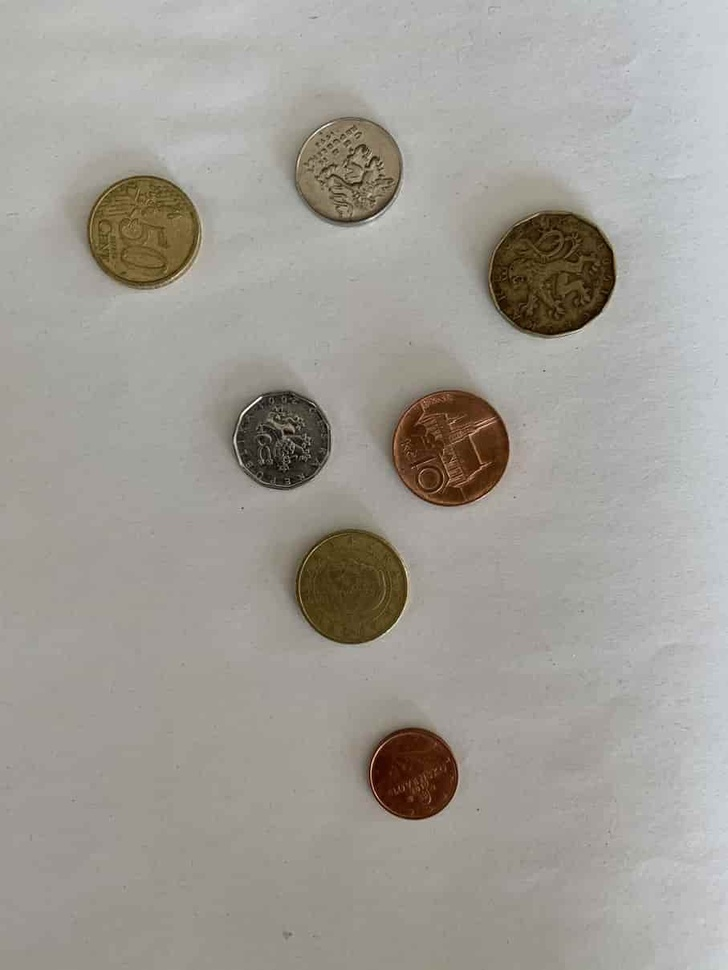
#> input picture opencv_book/pictures/coins2.jpg, 728 x 970 px, shrunk from 907 x 1209 before the run
$ python canny_edge_detector.py --image pictures/coins2.jpg
#> lines starting #> are read from the running program, lines starting #| are printed output that depends on the picture; after the words box and inside, x2 and y2 are one past the last pixel; in counts of white or black regions, pixels touching at a corner belong together
import numpy as np
import argparse
import cv2

ap = argparse.ArgumentParser()
ap.add_argument("-i", "--image", required=True, help="Path to the image")
args = vars(ap.parse_args())

image = cv2.imread(args["image"])
#> image is the input picture: shape (970, 728, 3); mean B, G, R 150.5, 157.3, 160.7
image = cv2.cvtColor(image, cv2.COLOR_BGR2GRAY)
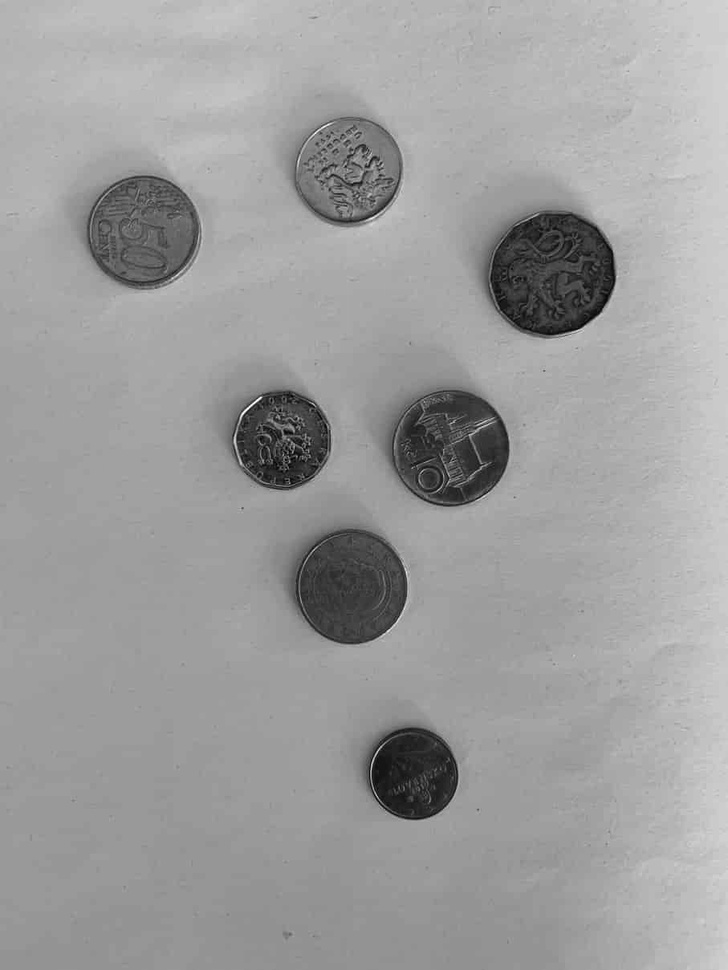
#> image: shape (970, 728); min 1, max 254, mean 157.5
image = cv2.GaussianBlur(image, (5, 5), 0)

# input image, threshold1 - value below this considered non-edges, threshold2 - value above this considered edges
canny = cv2.Canny(image, 30, 150)
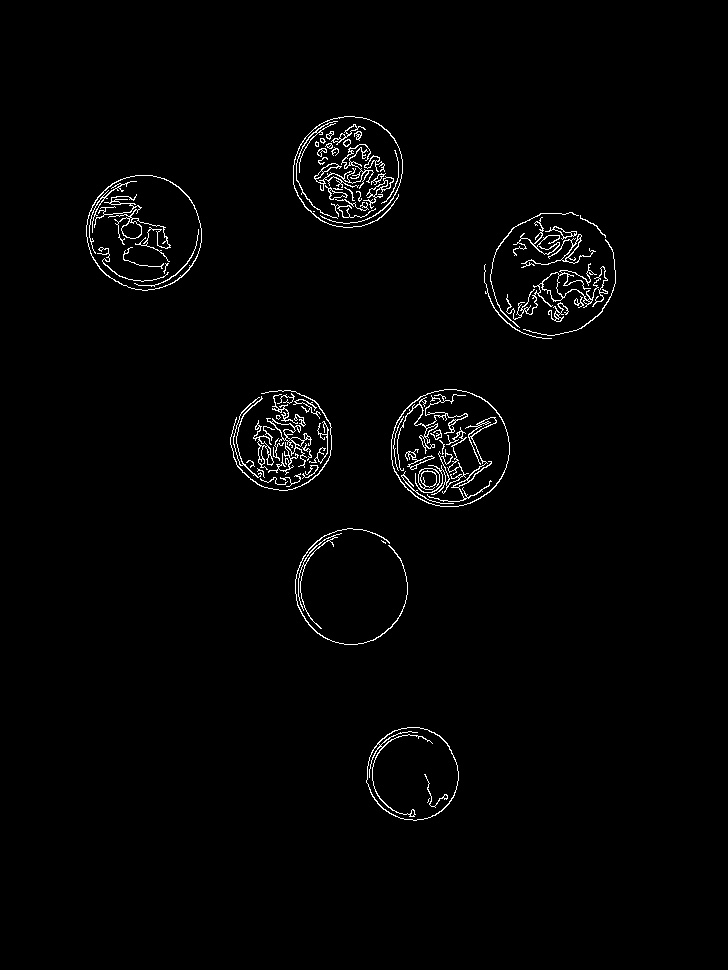
#> canny: shape (970, 728); 1.6% white in thin lines or dots, all inside (x1, y1, x2, y2) = (86, 116, 616, 821)

stack = np.hstack((image, canny))
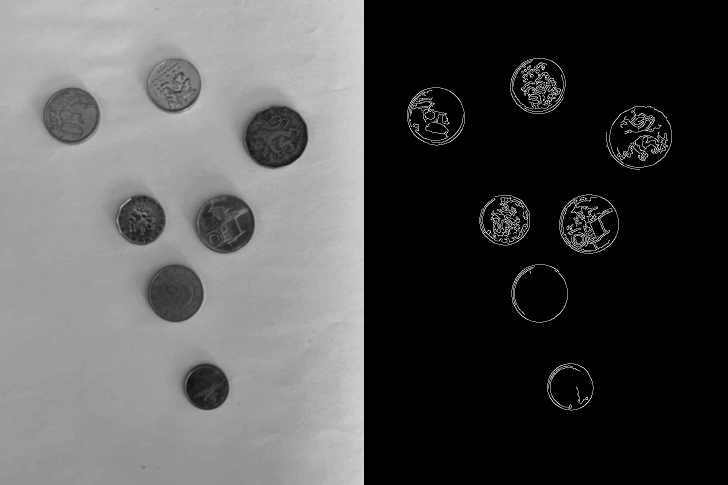
#> stack: shape (970, 1456) (shown at 1/2 size); min 0, max 255, mean 80.8
cv2.imshow("stack", stack)
cv2.imwrite("canny_edge_detection.jpg", stack)
cv2.waitKey(0)

$ run again, on opencv_book/pictures/input_counting_coins3.jpg
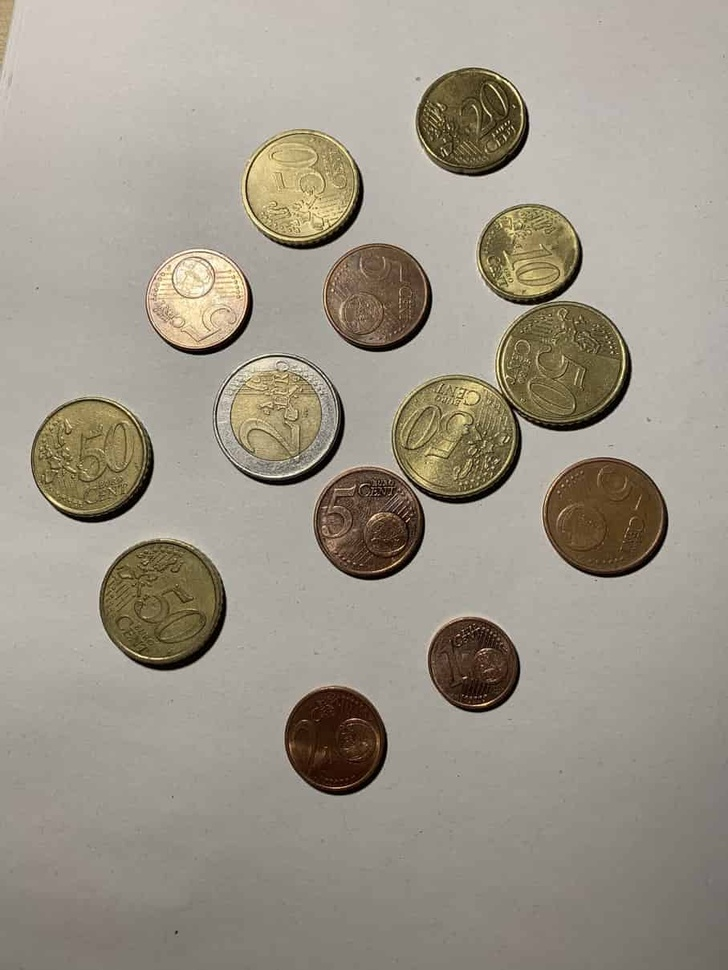
#> input picture opencv_book/pictures/input_counting_coins3.jpg, 728 x 970 px, shrunk from 907 x 1209 before the run
#> image is the input picture: shape (970, 728, 3); mean B, G, R 136.9, 150.2, 157.2
#> `canny = cv2.Canny(image, 30, 150)`:
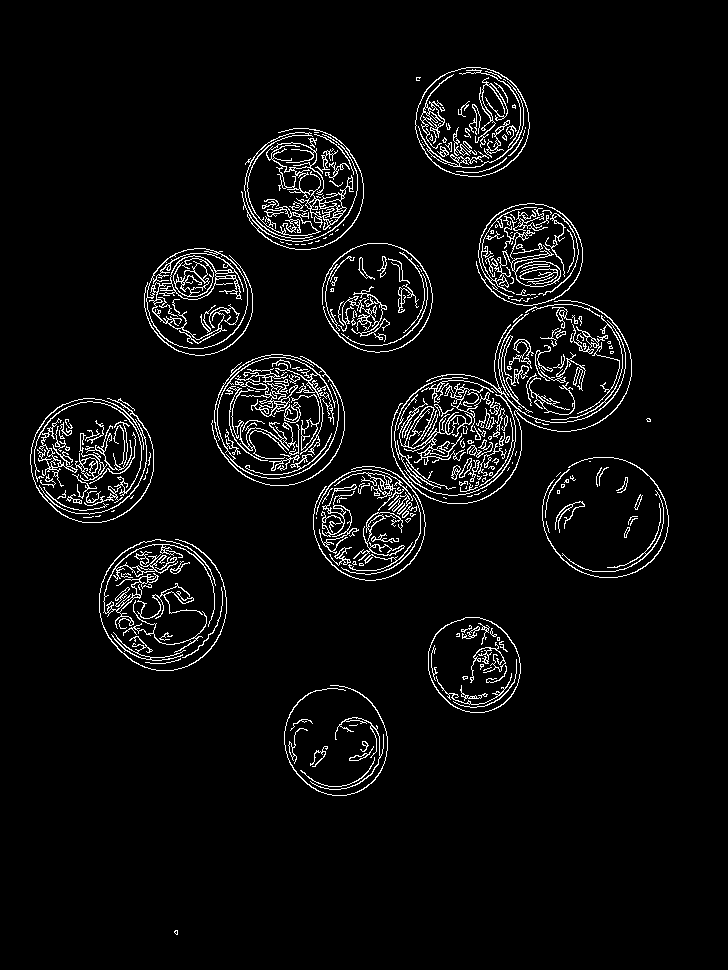
#> canny: shape (970, 728); 4.8% white in thin lines or dots, all inside (x1, y1, x2, y2) = (30, 67, 669, 935)
#> `stack = np.hstack((image, canny))`:
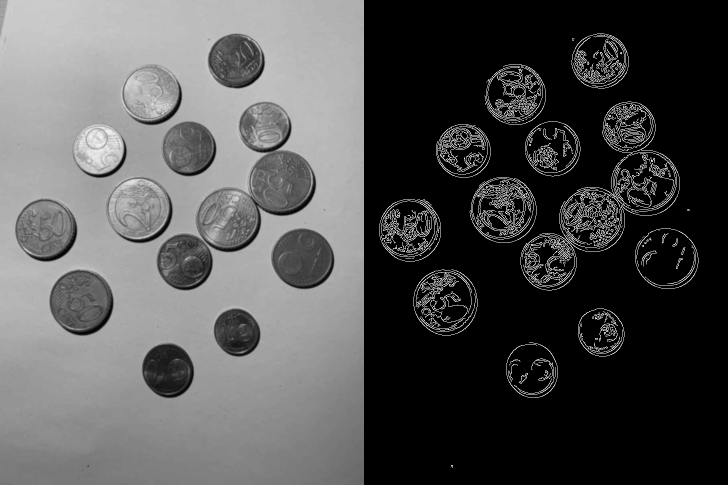
#> stack: shape (970, 1456) (shown at 1/2 size); min 0, max 255, mean 81.5

$ run again, on opencv_book/pictures/master_169.jpg
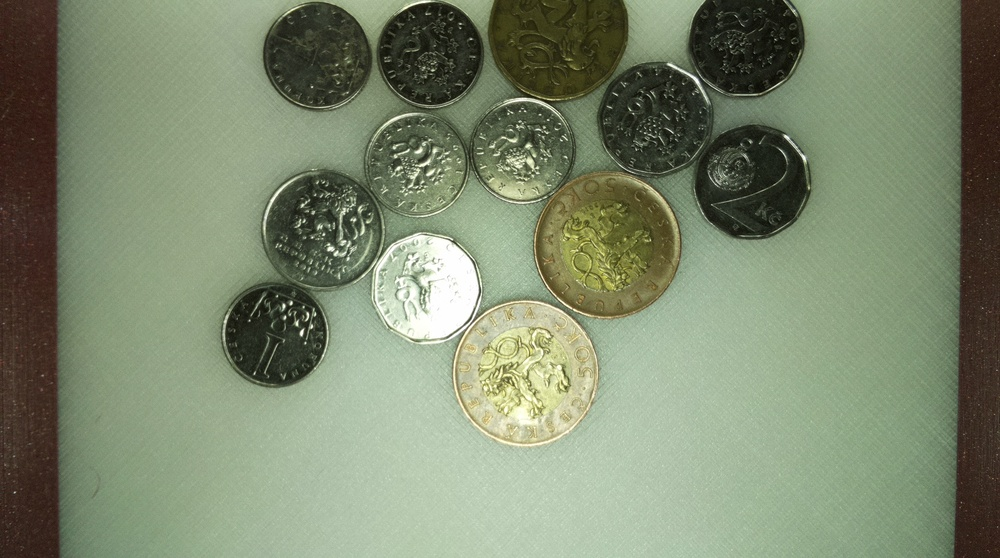
#> input picture opencv_book/pictures/master_169.jpg, 1000 x 558 px, shrunk from 1664 x 928 before the run
#> image is the input picture: shape (558, 1000, 3); mean B, G, R 110.6, 136.6, 125.5
#> `canny = cv2.Canny(image, 30, 150)`:
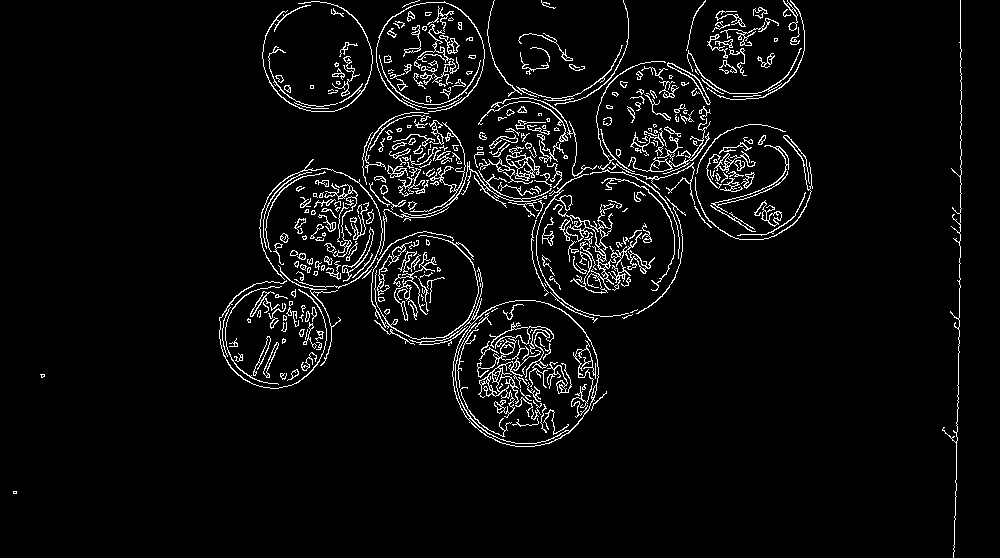
#> canny: shape (558, 1000); 4.8% white in thin lines or dots
#> `stack = np.hstack((image, canny))`:
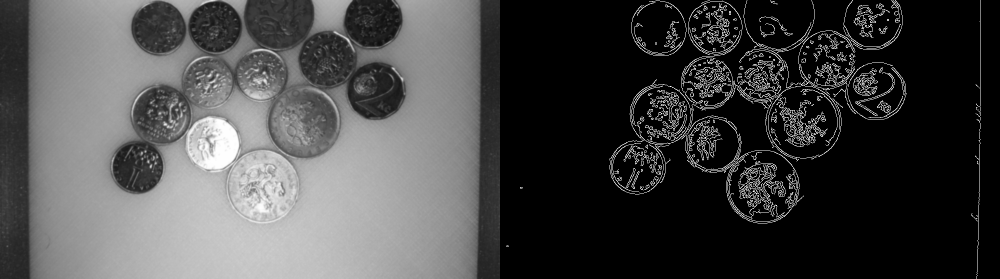
#> stack: shape (558, 2000) (shown at 1/2 size); min 0, max 255, mean 71.4
